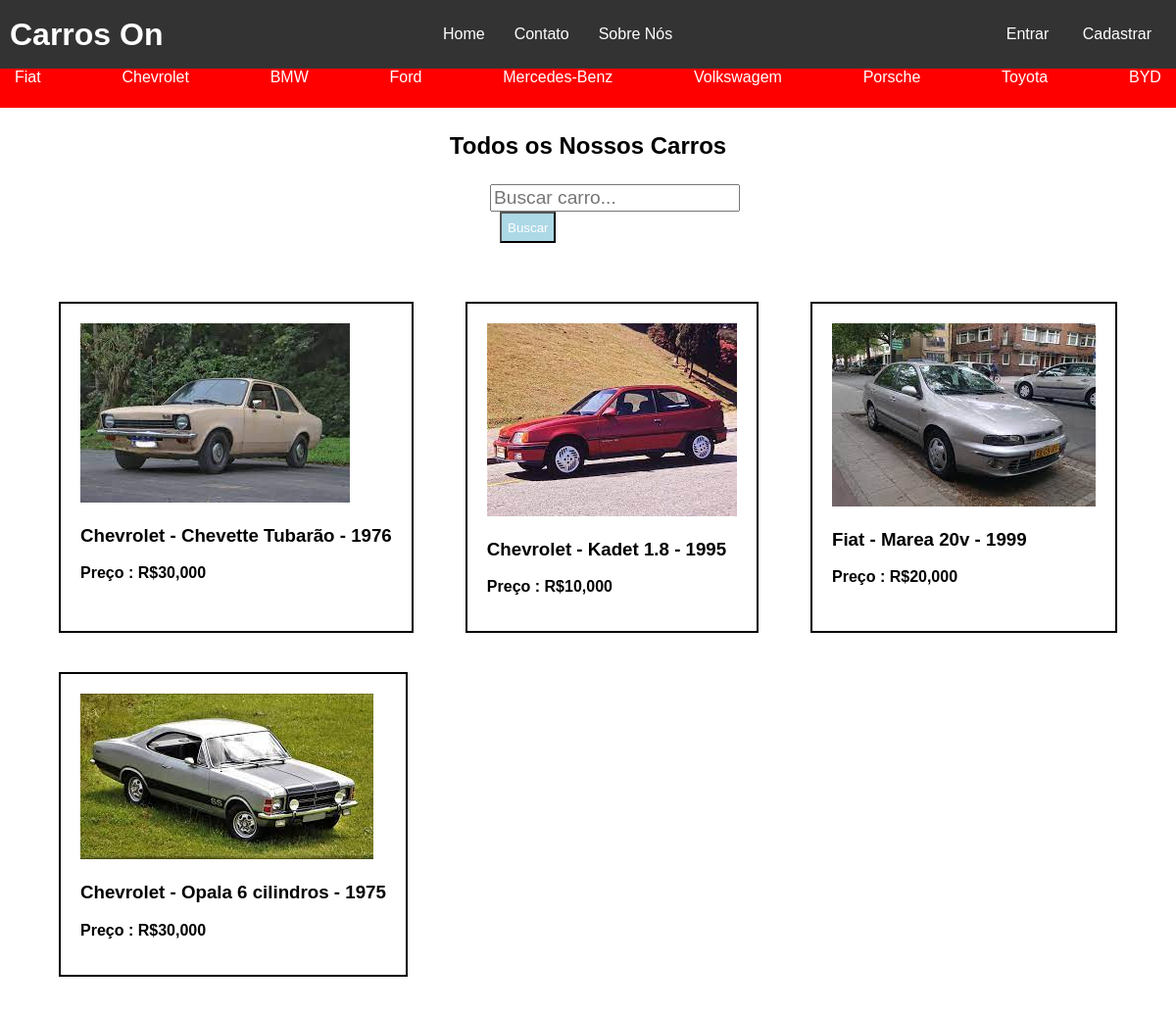
Screenshot of /cars/ with the database file from the repository.
### cars/models.py (models this page shows, shortened)
class Brand(models.Model):  # Criacao de um banco de dados para marcas do carro
    id = models.AutoField(primary_key=True)
    name = models.CharField(max_length=200, blank=False, null=False)
    def __str__(self):
        return self.name  # Modificando a representação dos objetos para o atributo name

class Car(models.Model):
    id = models.AutoField(primary_key=True)
    model = models.CharField(max_length=200)
    brand = models.ForeignKey(Brand, on_delete=models.PROTECT, related_name='car_brand')  # Criando um campo de FK ligando a tabela Brand
    factory_year = models.IntegerField(blank=True, null=True)
    model_year = models.IntegerField(blank=True, null=True)
    plate = models.CharField(max_length=10, blank=True, null=True)
    value = models.FloatField(blank=True, null=True)
    photo = models.ImageField(upload_to='cars/', blank=True, null=True)  # Definicao de um campo de imagem e aonde elas serão armazenadas

### cars/views.py (the view)
# urls.py: path('cars/', cars_view, name="cars_list")  # URL e a view responsavel
def cars_view(request):
    car_brands = Brand.objects.all()
    cars = Car.objects.all().order_by('model')  # retorna todos os objetos do modelo Car ordenados em ordem alfabetica pelo campo model
    search = request.GET.get('search')  # Captura o valor de search passado pelo usário
    if search:
        cars = Car.objects.filter(model__contains=search)  # Retorna todos os objetos de Car que tenham no campo model o valor inserido em search pelo usuario
    return render(
        request,
        'cars.html',
        {'cars': cars, 'car_brands': car_brands})

### cars/templates/cars.html (shortened to what this page needs)
<!DOCTYPE html>
{% load static %}
<html lang="pt-br">
<head>
    <link rel="stylesheet" type="text/css" href="{% static '/css/index.css' %}">
</head>
<body>
    <header>
        <h1 class="titulo">Carros On</h1>
        <nav class="lista-de-navegacao">
           <a href="/">Home</a>
            <a href="/">Contato</a>
            <a href="/">Sobre Nós</a>
        </nav>
    <ul>
        <li class="lista-cabecalho"><a href="/">Entrar</a></li>
        <li class="lista-cabecalho"><a href="">Cadastrar</a></li>
    </ul>
    </header>
    <div class="marcas">
        {% for brand in car_brands %}
            <a class="marcas" href="/">{{ brand.name }}</a>
        {% endfor %}
    </div>
    <main>
        <h2>Todos os Nossos Carros</h2>
        <div class="conteiner-formulario">
            <form method="GET" action="{% url 'cars_list' %}">
                <input type="text" id="search" name="search" placeholder="Buscar carro...">
                <button class="botao-pesquisa" type="submit">Buscar</button>
            </form>
        </div>
        <section class="conteudo-principal">
            {% if cars %}
                {% for car in cars %}
                    <div class="container-carro">
                        <img src="{{ car.photo.url }}" alt="Imagem do Carro">
                        <h3>{{ car.brand }} - {{ car.model }} - {{ car.factory_year }}</h3>
                        <p class="preco">Preço : R${{ car.value }}00</p>
                    </div>
                {% endfor %}
            {% else %}
                <p class="nenhum-resultado">Nenhum resultado encontrado para essa busca.</p>
            {% endif %}
        </section>
    </main>
</body>
</html>

### static/css/index.css (style rules this page uses)
body { margin: 0; font-family: Arial, sans-serif; }
header { background-color: #333; padding: 10px; display: flex; justify-content: space-between; align-items: center; }
.titulo { color: white; margin: 0; }
.lista-de-navegacao { display: flex; justify-content: start; }
a { color: white; text-decoration: none; margin: 0 15px; }
.lista-cabecalho { list-style: none; }
li { display: inline-block; color: white; }
h2 { text-align: center; margin: 25px 0px; }
.conteudo-principal { display: flex; flex-wrap: wrap; margin: 50px; gap: 20px; background-color: white; justify-content: space-between; }
.container-carro { padding: 20px; margin: 10px; border: 2px solid black; }
.preco { font-weight: 600; }
#search { font-size: 1.2rem; }
.botao-pesquisa { height: 32px; background-color: lightblue; color: white; margin-left: 10px; }
form { margin: 0px 500px; }
.marcas { display: flex; background-color: red; color: white; height: 40px; justify-content: space-between; }

### rows the page displays
Brand: name "Fiat"
Brand: name "Chevrolet"
Brand: name "BMW"
Brand: name "Ford"
Brand: name "Mercedes-Benz"
Brand: name "Volkswagem"
Brand: name "Porsche"
Brand: name "Toyota"
Brand: name "BYD"
Car: photo (picture), brand "Chevrolet", model "Chevette Tubarão", factory_year "1976", value "30,0"
Car: photo (picture), brand "Chevrolet", model "Kadet 1.8", factory_year "1995", value "10,0"
Car: photo (picture), brand "Fiat", model "Marea 20v", factory_year "1999", value "20,0"
Car: photo (picture), brand "Chevrolet", model "Opala 6 cilindros", factory_year "1975", value "30,0"
